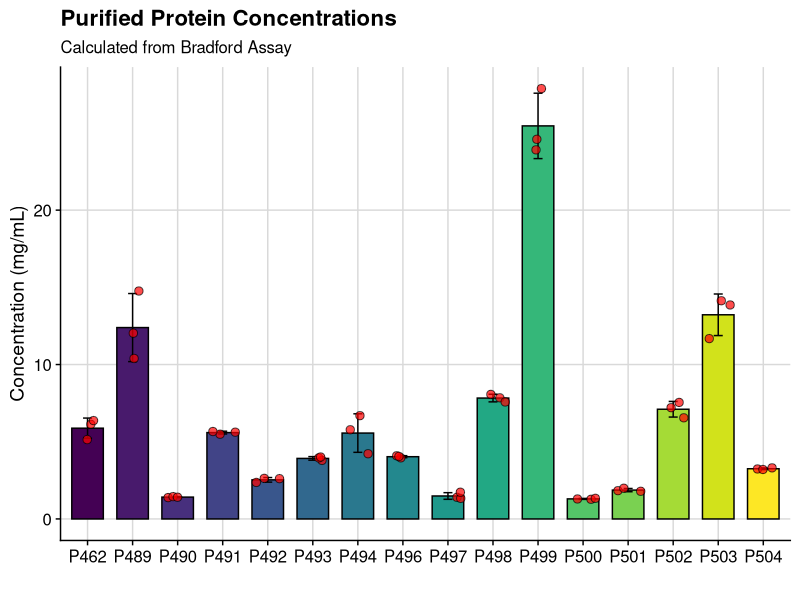
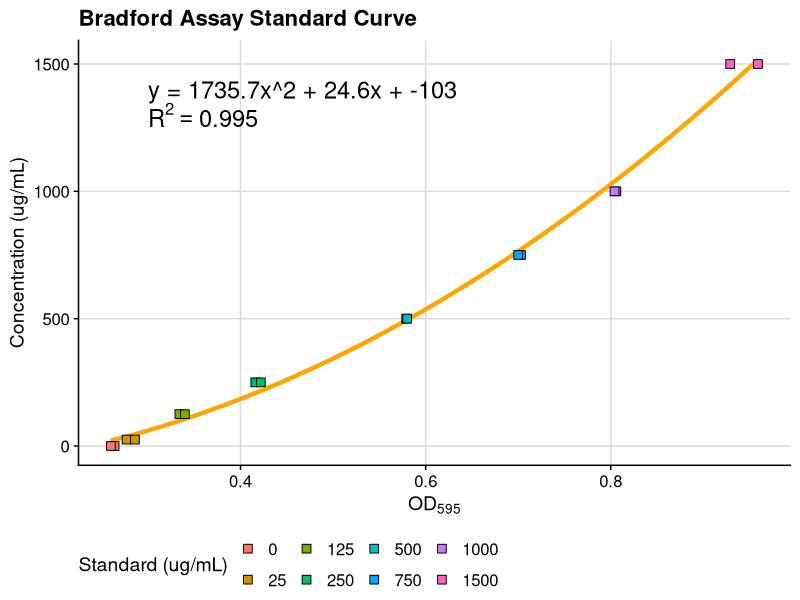

Generate these figures, in order, with R:
library(tidyverse)
library(broom)
library(cowplot)

df <- read_csv('bradford.csv')

# split samples and standards
standards <- df %>%
    filter(Dil == 'std')

samples <- df %>%
    filter(Dil != 'std') %>%
    mutate(Dil = as.numeric(Dil))

# standard curve with polynomial 2
# check fit r squared
curve <- standards %>%
    group_by(Dil) %>%
    nest() %>%
    mutate(model = map(data, ~lm(Sample ~ I(abs_595^2) + abs_595, data=.x)),
           tidied = map(model, tidy),
           glanced = map(model, glance)) %>%
    mutate(r2 = map_dbl(glanced, 'adj.r.squared')) %>%
    unnest(tidied) %>%
    select(Dil, r2, term, estimate) %>%
    pivot_wider(id_cols=c(Dil, r2), names_from=term, values_from=estimate) %>%
    rename(sample = 1, r2=2, intercept=3, `x^2`=4, x=5)

# fit samples to standard curve
# mult by dilution factor to get final concentration 
samples <- samples %>%
    mutate(conc_ug_ml = (curve$`x^2` * abs_595^2 + curve$x * abs_595 + curve$intercept) * Dil) %>%
    mutate(conc_mg_ml = conc_ug_ml / 1000)

samples_agg <- samples %>%
    group_by(Sample) %>%
    summarize(mean_conc_mg_ml = mean(conc_mg_ml), sd_conc_mg_ml = sd(conc_mg_ml)) %>%
    mutate(perr = 100 * sd_conc_mg_ml / mean_conc_mg_ml) %>%
    mutate(w_glycerol = mean_conc_mg_ml * 0.6) %>%
    mutate_at(2:5, round, 3)

# plot expression
p <- samples_agg %>%
    ggplot(aes(x=Sample, y=mean_conc_mg_ml, fill=Sample)) + 
    geom_bar(stat='identity', color='black', width=0.7) +
    geom_errorbar(aes(ymin=mean_conc_mg_ml - sd_conc_mg_ml, ymax=mean_conc_mg_ml + sd_conc_mg_ml), width=0.2) +
    geom_jitter(data=samples, aes(y=conc_mg_ml), width=0.3, shape=21, color='black', fill='red', size=2.5, alpha=0.7) +
    theme_half_open(14) +
    labs(title='Purified Protein Concentrations', subtitle='Calculated from Bradford Assay', x='', y='Concentration (mg/mL)') +
    background_grid() +
    theme(legend.position = 'none') +
    scale_fill_viridis_d()

standards$Sample <- factor(standards$Sample, levels=c(0, 25, 125, 250, 500, 750, 1000, 1500))
rsq_label <- paste('R^2 == ', round(curve$r2, 3))
form_label <- paste0('y = ', round(curve$`x^2`, 1), 'x^2 + ', round(curve$x, 1), 'x + ',  round(curve$intercept, 1))

# plot standard curve
p2 <- curve %>%
    ggplot() + 
    geom_function(fun = function(x) (curve$`x^2` * x^2 + curve$x * x + curve$intercept), color='orange', size=1.5) +
    geom_point(data=standards, aes(x=abs_595, y=as.numeric(as.character(Sample)), fill=Sample), shape=22, size=3) +
    theme_half_open(14) +
    labs(title='Bradford Assay Standard Curve', x=expression('OD'[595]), y='Concentration (ug/mL)', fill='Standard (ug/mL)') +
    background_grid() +
    theme(legend.position = 'bottom') +
    geom_text(aes(x=0.3, y=1400), label=form_label, size=6, hjust=0) +
    geom_text(aes(x=0.3, y=1300), label=rsq_label, size=6, hjust=0, parse=TRUE) 

#) save results
write_csv(samples, 'sample_concs.csv')
ggsave('bradford.pdf', p, width=9, height=6)
ggsave('std_curve.pdf', p2, width=9, height=7)

